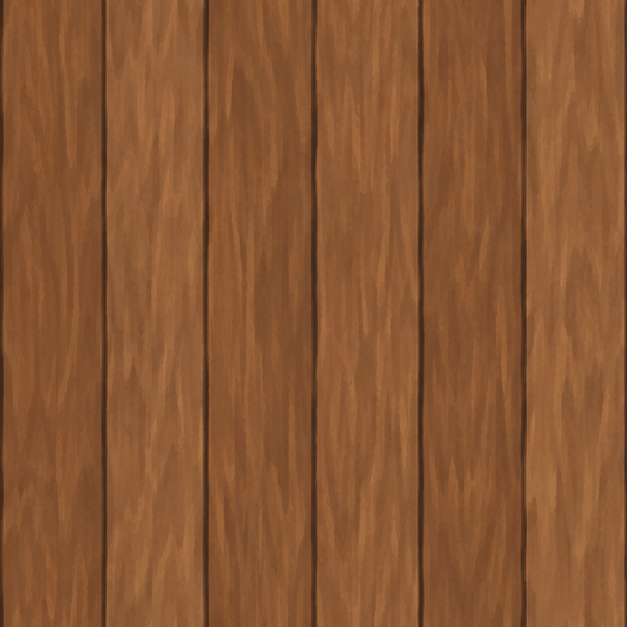
#> input picture scripts/terrain_modern/planks_tile.png, 627 x 627 px
$ python make_poor_windows.py
#> lines starting #> are read from the running program, lines starting #| are printed output that depends on the picture; after the words box and inside, x2 and y2 are one past the last pixel; in counts of white or black regions, pixels touching at a corner belong together
# A poor house's windows, which the kit lacked (it has only glazed windows in stone frames):
# a small hole in the wall in a rough timber frame, shut with plank shutters, open on a dark
# room, or covered with oiled cloth.
#
#   python -I make_poor_windows.py
#
# Painted at 4x (128px a cell) in the modern kit's style, from the plank texture
# (planks_tile.png) the kits are painted with; writes
#   assets/modern/lpc/Structure/Windows/Poor Windows.png   (3 cells: shut, open, cloth)
#   assets/lpc/Structure/Windows/Poor Windows.png          (the same at 32px a cell)
import os
import numpy as np
from PIL import Image
from scipy import ndimage

HERE = os.path.dirname(os.path.abspath(__file__))
ROOT = os.path.abspath(os.path.join(HERE, '..', '..'))
T = 128


def planks(w, h, colour, turn=False, seed=0):
    """A patch of the plank texture tinted to a colour (boards upright, or across if turn)."""
#> called with w = 60, h = 70, colour = (128, 96, 64), turn = False, seed = 3
    tex = np.asarray(Image.open(os.path.join(HERE, 'planks_tile.png')).convert('RGB').resize((256, 256), Image.LANCZOS), np.float32)
    if turn:
        tex = np.rot90(tex)
    tex = np.roll(tex, seed * 37, axis=1)
    reps = (h // tex.shape[0] + 1, w // tex.shape[1] + 1, 1)
#> reps = (1, 1, 1)
    t = np.tile(tex, reps)[:h, :w]
    L = t @ np.array([0.299, 0.587, 0.114], np.float32)
    rel = (L / max(1.0, L.mean()))[..., None]
    return np.clip(np.array(colour, np.float32) * rel, 0, 255)


def shade_box(a, x0, y0, x1, y1, k=0.35, w=4):
    """Darken a rectangle's inner edge (a soft bevel)."""
    yy, xx = np.mgrid[y0:y1, x0:x1]
    d = np.minimum.reduce([xx - x0, x1 - 1 - xx, yy - y0, y1 - 1 - yy]).astype(np.float32)
    f = 1 - k * np.exp(-d / w)
    a[y0:y1, x0:x1, :3] *= f[..., None]


def frame(cell, x0, y0, x1, y1, b=9):
    """A rough timber frame round an opening (x0..x1, y0..y1 inside), lintel a little wider."""
    wood = (92, 68, 46)
    out = cell
    for (a, bb, c, d, turn) in [
        (x0 - b - 4, y0 - b, x1 + b + 4, y0, True),     # lintel
        (x0 - b, y1, x1 + b, y1 + b - 2, True),         # sill
        (x0 - b, y0, x0, y1, False),                    # posts
        (x1, y0, x1 + b, y1, False),
    ]:
        out[bb:d, a:c, :3] = planks(c - a, d - bb, wood, turn, seed=a + bb)
        out[bb:d, a:c, 3] = 255
        shade_box(out, a, bb, c, d, 0.4, 2.5)


def make():
    sheet = np.zeros((T, 3 * T, 4), np.float32)
    # the opening: about 60% of the stone window's, low on the cell as the glazed ones sit
    ox0, oy0, ox1, oy1 = 34, 30, 94, 100
    for i in range(3):
        cell = np.zeros((T, T, 4), np.float32)
        if i == 0:
            # shut: two plank shutters meeting in the middle, a batten across each
            sh = planks(ox1 - ox0, oy1 - oy0, (128, 96, 64), False, seed=3)
            cell[oy0:oy1, ox0:ox1, :3] = sh
            cell[oy0:oy1, ox0:ox1, 3] = 255
            mid = (ox0 + ox1) // 2
            cell[oy0:oy1, mid - 1:mid + 1, :3] *= 0.45
#> cell: shape (128, 128, 4) float32; mean of channels 0, 1, 2, 3 32.2, 24.1, 16.1, 65.4
            for by in (oy0 + 14, oy1 - 18):
                cell[by:by + 7, ox0 + 2:ox1 - 2, :3] = planks(ox1 - ox0 - 4, 7, (104, 76, 50), True, seed=by)
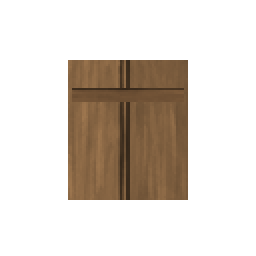
#> cell: shape (128, 128, 4) float32 (shown 2 times larger); mean of channels 0, 1, 2, 3 31.7, 23.7, 15.8, 65.4; transparent parts drawn white
                shade_box(cell, ox0 + 2, by, ox1 - 2, by + 7, 0.35, 1.5)
            shade_box(cell, ox0, oy0, ox1, oy1, 0.45, 4)
#> call 3 of shade_box, with x0 = 34, y0 = 30, x1 = 94, y1 = 100, k = 0.45, w = 4
#> in shade_box (call 3), `yy, xx = np.mgrid[y0:y1, x0:x1]`:
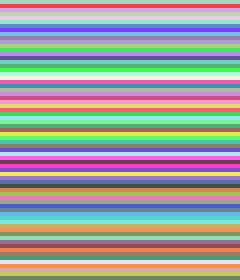
#> yy: shape (70, 60) int64 (shown 4 times larger); 70 distinct labels, from 30 to 99; one colour per label, 0 black
        elif i == 1:
            # open: the dark room behind, the shutters folded back against the wall either side
            yy = np.linspace(0, 1, oy1 - oy0)[:, None]
            cell[oy0:oy1, ox0:ox1, :3] = np.array([30, 22, 18], np.float32) * (0.7 + 0.5 * yy)[..., None]
            cell[oy0:oy1, ox0:ox1, 3] = 255
            for sx0 in (ox0 - 9 - 22, ox1 + 9):
                cell[oy0:oy1, sx0:sx0 + 22, :3] = planks(22, oy1 - oy0, (124, 92, 62), False, seed=sx0)
                cell[oy0:oy1, sx0:sx0 + 22, 3] = 255
                cell[oy0 + 12:oy0 + 18, sx0:sx0 + 22, :3] *= 0.7
                cell[oy1 - 18:oy1 - 12, sx0:sx0 + 22, :3] *= 0.7
                shade_box(cell, sx0, oy0, sx0 + 22, oy1, 0.4, 2)
        else:
            # oiled cloth stretched on a cross of sticks: dull, a little light through it
            yy, xx = np.mgrid[oy0:oy1, ox0:ox1]
            n = ndimage.gaussian_filter(np.random.default_rng(7).standard_normal((oy1 - oy0, ox1 - ox0)), 3)
            cloth = np.array([176, 150, 104], np.float32) * (0.92 + 0.6 * n)[..., None]
            cell[oy0:oy1, ox0:ox1, :3] = cloth
            cell[oy0:oy1, ox0:ox1, 3] = 255
            shade_box(cell, ox0, oy0, ox1, oy1, 0.5, 6)
            mx, my = (ox0 + ox1) // 2, (oy0 + oy1) // 2
            cell[oy0:oy1, mx - 3:mx + 3, :3] = planks(6, oy1 - oy0, (88, 64, 44), False, seed=1)
            cell[my - 3:my + 3, ox0:ox1, :3] = planks(ox1 - ox0, 6, (88, 64, 44), True, seed=2)
        frame(cell, ox0, oy0, ox1, oy1)
#> call 4 of shade_box, with x0 = 21, y0 = 21, x1 = 107, y1 = 30, k = 0.4, w = 2.5
#> in shade_box (call 4), `a[y0:y1, x0:x1, :3] *= f[..., None]`:
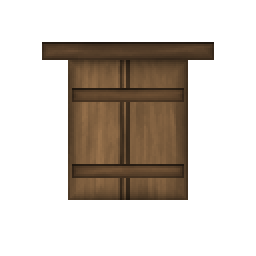
#> a: shape (128, 128, 4) float32 (shown 2 times larger); mean of channels 0, 1, 2, 3 30.2, 22.5, 15, 77.4; transparent parts drawn white
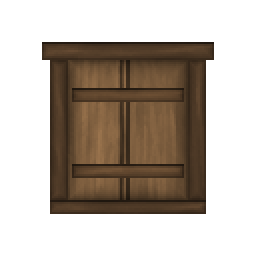
#> cell: shape (128, 128, 4) float32 (shown 2 times larger); mean of channels 0, 1, 2, 3 37.9, 28.2, 18.9, 105.5; transparent parts drawn white
        # one dark outline round the whole, as the kit's pieces have
        a = cell[..., 3] > 0
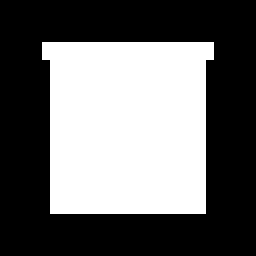
#> a: shape (128, 128) bool (shown 2 times larger); 41.4% white; 1 white region, box (x1, y1, x2, y2) and area: (21, 21, 107, 107) 6780
        edge = a & ~ndimage.binary_erosion(a, iterations=2)
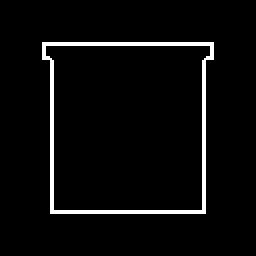
#> edge: shape (128, 128) bool (shown 2 times larger); 4.1% white in thin lines or dots, all inside (x1, y1, x2, y2) = (21, 21, 107, 107)
        cell[edge, :3] *= 0.55
#> cell: shape (128, 128, 4) float32; 4.06% of pixels changed, all inside (x1, y1, x2, y2) = (21, 21, 107, 107)
        sheet[:, i * T:(i + 1) * T] = cell
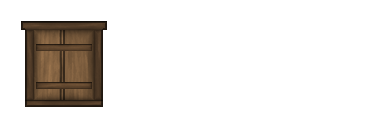
#> sheet: shape (128, 384, 4) float32; mean of channels 0, 1, 2, 3 12.3, 9.1, 6.1, 35.2; transparent parts drawn white
    img = Image.fromarray(np.clip(sheet + 0.5, 0, 255).astype(np.uint8), 'RGBA')
    big = os.path.join(ROOT, 'assets/modern/lpc/Structure/Windows/Poor Windows.png')
    small = os.path.join(ROOT, 'assets/lpc/Structure/Windows/Poor Windows.png')
    img.save(big)
    img.resize((img.width // 4, img.height // 4), Image.LANCZOS).save(small)
    print('wrote', big, small)


if __name__ == '__main__':
    make()
